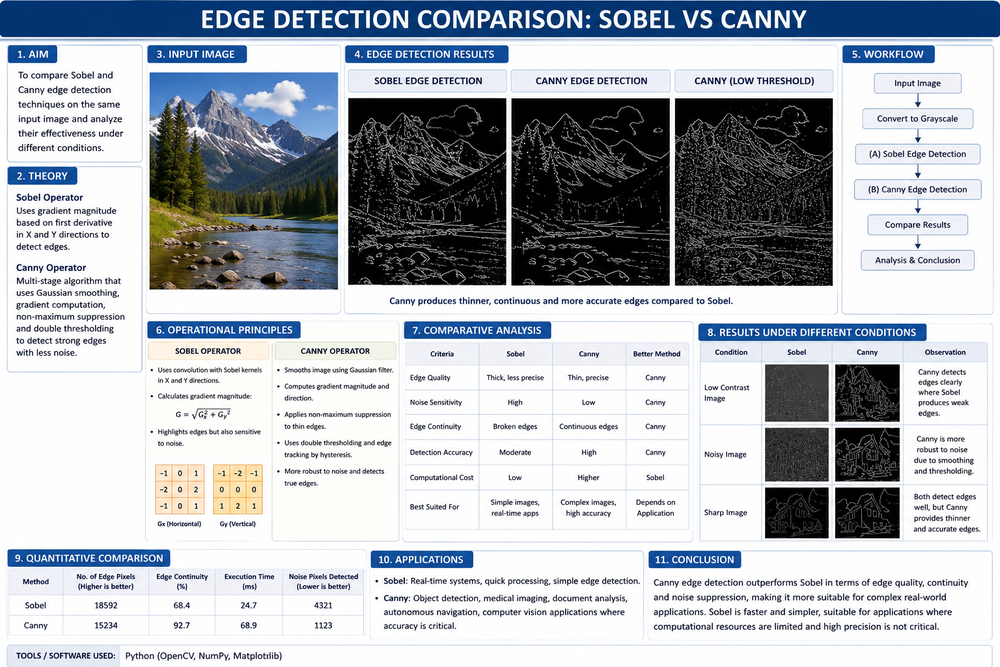
#> input picture C03/AT1/q03/E-3.png, 1000 x 667 px, shrunk from 1536 x 1024 before the run
$ python e_3.py   (older library calls are emulated)
#> lines starting #> are read from the running program, lines starting #| are printed output that depends on the picture
# -*- coding: utf-8 -*-
"""E-3

Automatically generated by Colab.

Original file is located at
    https://colab.research.google.com/drive/1_jJZWZM8qGhhUSEPZ4KrL4lr59w50AzJ
"""

import cv2
import matplotlib.pyplot as plt
from google.colab import files

# Upload image
f = files.upload()
#> the answer given: E-3.png
img = cv2.imread(list(f.keys())[0], 0)
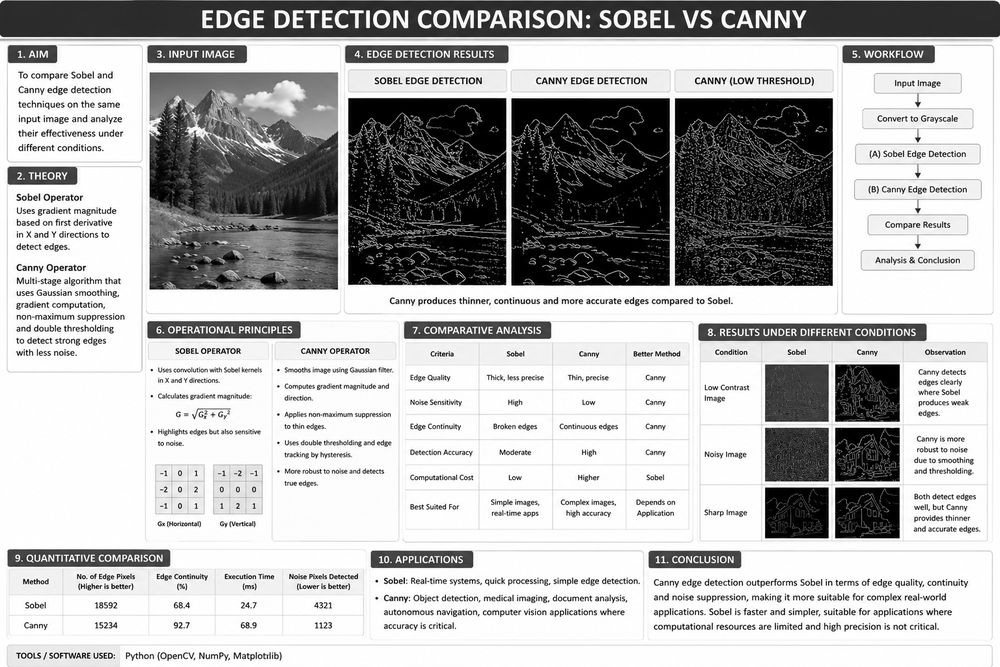
#> img: shape (667, 1000); min 0, max 255, mean 180.8

# Sobel edge detection
sx = cv2.Sobel(img, cv2.CV_64F, 1, 0, ksize=3)
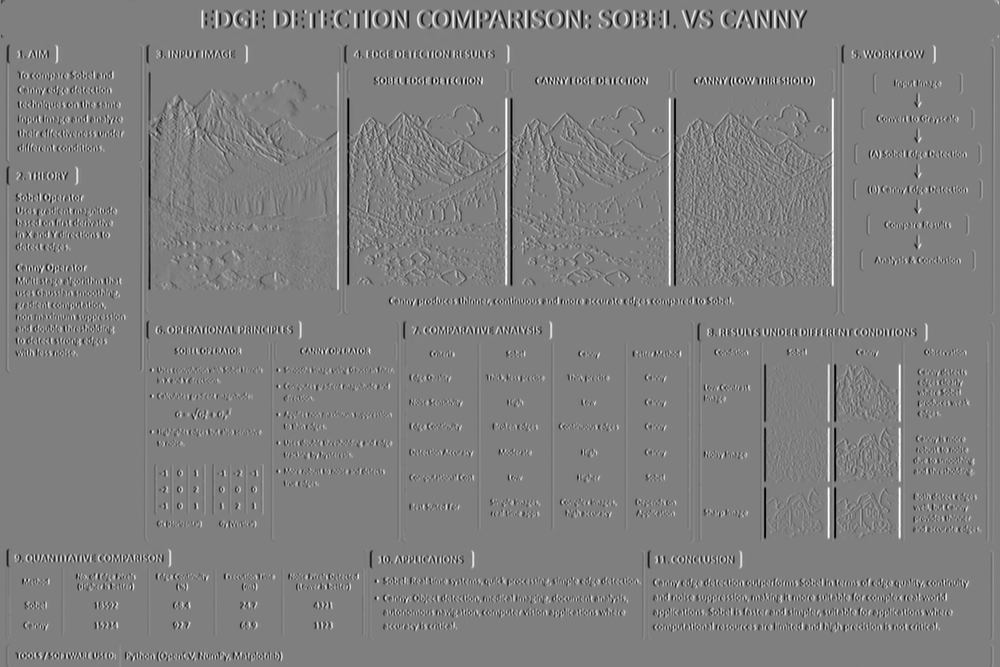
#> sx: shape (667, 1000) float64; min -1020, max 1020, mean 0; drawn with min black and max white
sy = cv2.Sobel(img, cv2.CV_64F, 0, 1, ksize=3)
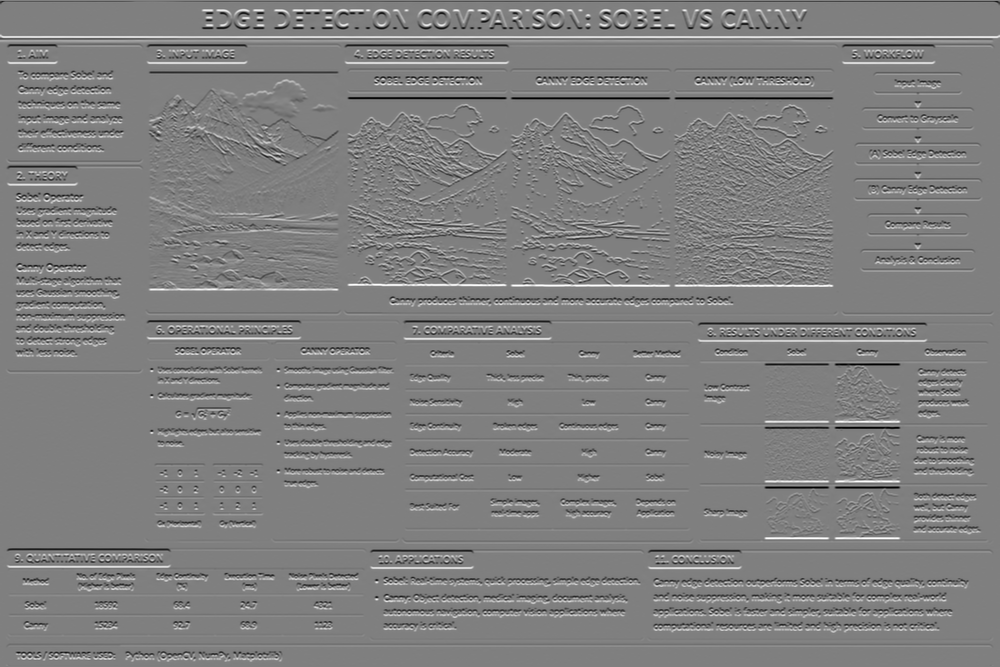
#> sy: shape (667, 1000) float64; min -1020, max 1020, mean 2; drawn with min black and max white
sobel = cv2.magnitude(sx, sy)
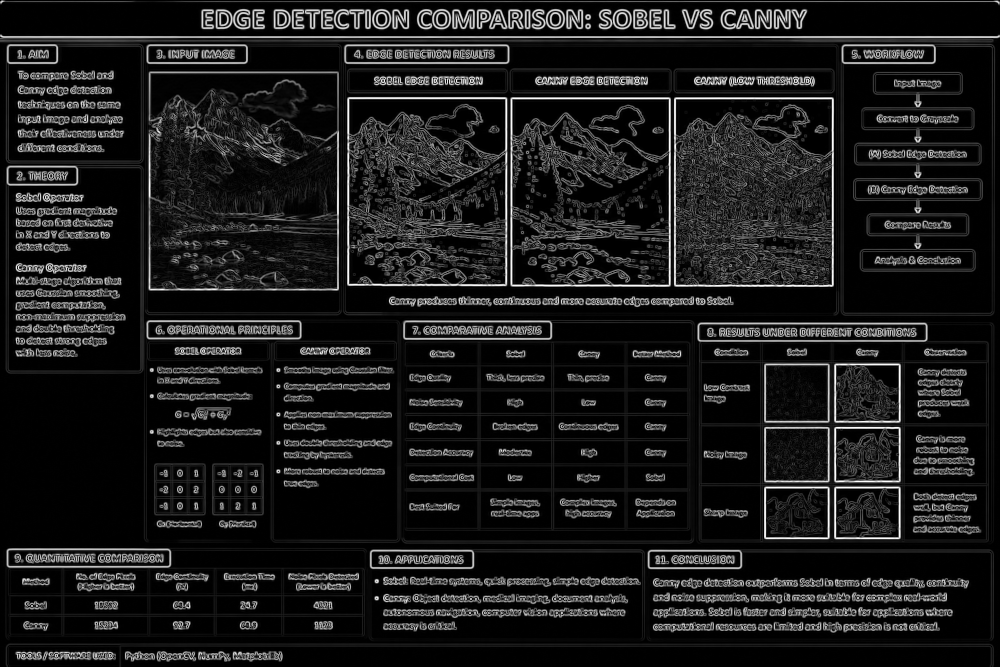
#> sobel: shape (667, 1000) float64; min 0, max 1026.8, mean 113.2; drawn with min black and max white

# Canny edge detection
canny = cv2.Canny(img, 100, 200)
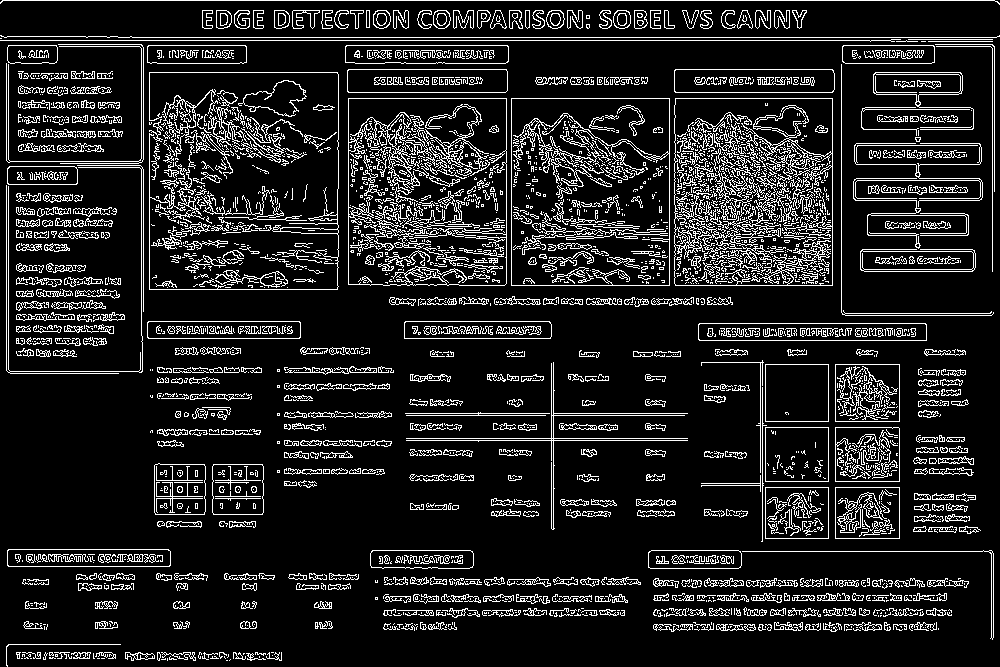
#> canny: shape (667, 1000); 13% white in thin lines or dots

# Display results
plt.figure(figsize=(12, 4))

plt.subplot(1, 3, 1)
plt.imshow(img, cmap='gray')
plt.title("Original Image")
plt.axis("off")

plt.subplot(1, 3, 2)
plt.imshow(sobel, cmap='gray')
plt.title("Sobel Edge Detection")
plt.axis("off")

plt.subplot(1, 3, 3)
plt.imshow(canny, cmap='gray')
plt.title("Canny Edge Detection")
plt.axis("off")

plt.tight_layout()
plt.show()

# Compare number of detected edge pixels
print("Sobel Edge Pixels :", (sobel > 100).sum())
#| Sobel Edge Pixels : 192532
print("Canny Edge Pixels :", (canny > 0).sum())
#| Canny Edge Pixels : 86587
